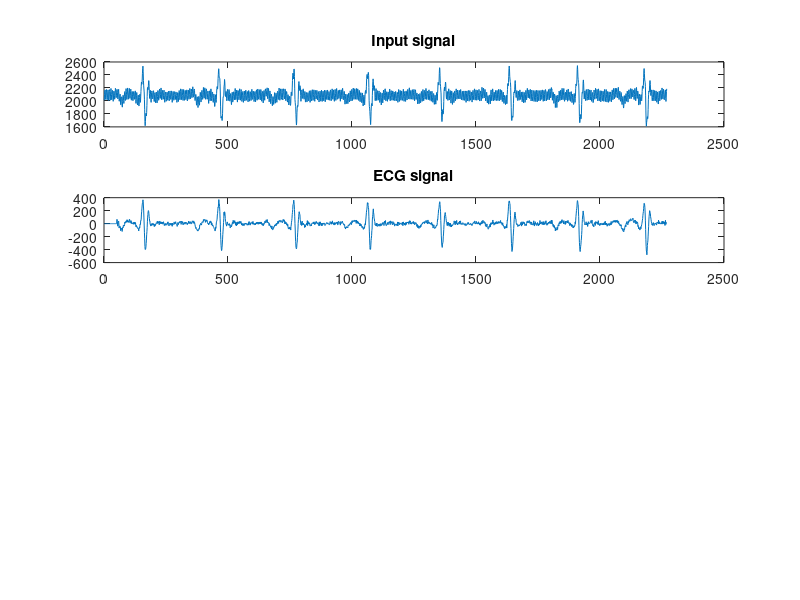

This chart was generated by the following MATLAB code:
% Load data
data = csvread('output.csv');

% Extract columns into variables
x = data(:,1);
ecg = data(:,2);

% Create a new figure
figure

% Subplot for input signal
subplot(4,1,1);
plot(x);
title('Input signal');

% Subplot for output signal
subplot(4,1,2);
plot(ecg);
title('ECG signal');


